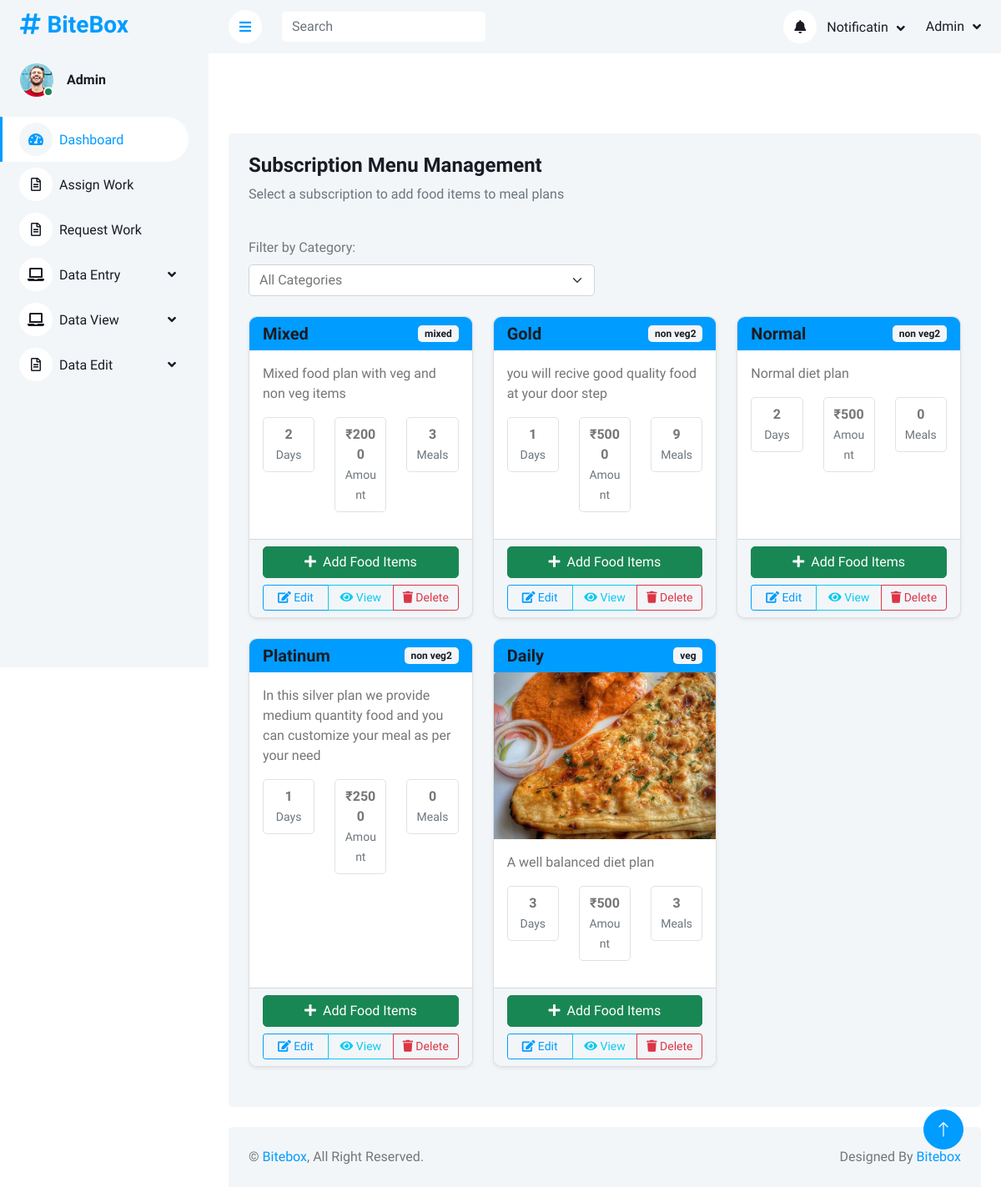
The page /Admin/subscription_selection.php on the database its author committed.
### tables this page shows
CREATE TABLE IF NOT EXISTS `tbl_subscription` (
  `subscriptionid` int NOT NULL AUTO_INCREMENT,
  `subname` varchar(30) NOT NULL,
  `day` decimal(10,0) NOT NULL,
  `amount` int NOT NULL,
  `description` text NOT NULL,
  `categoryid` int NOT NULL,
  `image` varchar(200) NOT NULL,
  PRIMARY KEY (`subscriptionid`)
);

CREATE TABLE IF NOT EXISTS `tbl_category` (
  `categoryid` int NOT NULL AUTO_INCREMENT,
  `category_name` varchar(30) NOT NULL,
  `image` varchar(20) NOT NULL,
  PRIMARY KEY (`categoryid`)
);

### dboperation.php (called while the page is built, shortened)
<?php
class dboperation
{
    public $con,$res;
    function __construct()
    {
        $this->con=mysqli_connect("localhost","root","","db_bitebox");
    }
    public function executequery($sql)
    {
        $this->res=mysqli_query($this->con,$sql);
        return $this->res;
    }
}
?>

### Admin/subscription_selection.php (the view, shortened to what this page needs)
<?php
include('header.php');
include("../dboperation.php");
$obj = new dboperation();
?>
<br><br><br>
<div class="container-fluid pt-4 px-4">
    <div class="row g-4">
        <div class="col-12">
            <div class="bg-light rounded h-100 p-4">
                <div class="d-flex justify-content-between align-items-center mb-4">
                    <div>
                        <h4 class="mb-2">Subscription Menu Management</h4>
                        <p class="text-muted">Select a subscription to add food items to meal plans</p>
                    </div>
                </div>
                <div class="row mb-4">
                    <div class="col-md-6">
                        <label for="categoryFilter" class="form-label">Filter by Category:</label>
                        <select class="form-select" id="categoryFilter" onchange="filterByCategory()">
                            <option value="">All Categories</option>
                        </select>
                    </div>
                </div>
                <div class="row" id="subscriptionsContainer">
                    <?php
                    $subscriptionsQuery = "SELECT s.*, c.category_name
                                          FROM tbl_subscription s
                                          JOIN tbl_category c ON s.categoryid = c.categoryid
                                          ORDER BY s.categoryid, s.subname";
                    $subscriptions = $obj->executequery($subscriptionsQuery);
                    while($subscription = mysqli_fetch_assoc($subscriptions)) {
                        $mealCountQuery = "SELECT COUNT(*) as meal_count FROM tbl_mealplandetails WHERE subscriptionid = ".$subscription['subscriptionid'];
                        $mealCountResult = $obj->executequery($mealCountQuery);
                        $mealCount = mysqli_fetch_assoc($mealCountResult)['meal_count'];
                    ?>
                    <div class="col-lg-4 col-md-6 mb-4 subscription-card" data-category="<?php echo $subscription['categoryid']; ?>">
                        <div class="card h-100 shadow-sm">
                            <div class="card-header bg-primary text-white">
                                <div class="d-flex justify-content-between align-items-center">
                                    <h5 class="mb-0"><?php echo htmlspecialchars($subscription['subname']); ?></h5>
                                    <span class="badge bg-light text-dark"><?php echo $subscription['category_name']; ?></span>
                                </div>
                            </div>
                            <?php if(!empty($subscription['image'])) { ?>
                            <img src="../uploads/<?php echo htmlspecialchars($subscription['image']); ?>"
                                 class="card-img-top"
                                 style="height: 200px; object-fit: cover;"
                                 alt="<?php echo htmlspecialchars($subscription['subname']); ?>"
                                 onerror="this.style.display='none';">
                            <?php } ?>
                            <div class="card-body">
                                <p class="card-text"><?php echo htmlspecialchars($subscription['description']); ?></p>
                                <div class="row text-center mb-3">
                                    <div class="col-4">
                                        <div class="border rounded p-2">
                                            <strong><?php echo $subscription['day']; ?></strong>
                                            <br><small class="text-muted">Days</small>
                                        </div>
                                    </div>
                                    <div class="col-4">
                                        <div class="border rounded p-2">
                                            <strong>₹<?php echo $subscription['amount']; ?></strong>
                                            <br><small class="text-muted">Amount</small>
                                        </div>
                                    </div>
                                    <div class="col-4">
                                        <div class="border rounded p-2">
                                            <strong><?php echo $mealCount; ?></strong>
                                            <br><small class="text-muted">Meals</small>
                                        </div>
                                    </div>
                                </div>
                            </div>
                            <div class="card-footer bg-light">
                                <div class="d-grid gap-2">
                                    <a href="food_add_sub.php?subscriptionid=<?php echo $subscription['subscriptionid']; ?>"
                                       class="btn btn-success">
                                        <i class="fa fa-plus me-2"></i>Add Food Items
                                    </a>
                                    <div class="btn-group">
                                        <a href="subscriptionedit.php?subscriptionid=<?php echo $subscription['subscriptionid']; ?>"
                                           class="btn btn-outline-primary btn-sm">
                                            <i class="fa fa-edit"></i> Edit
                                        </a>
                                        <button type="button" class="btn btn-outline-info btn-sm"
                                                onclick="viewDetails(<?php echo $subscription['subscriptionid']; ?>)">
                                            <i class="fa fa-eye"></i> View
                                        </button>
                                        <a href="subscriptiondelete.php?did=<?php echo $subscription['subscriptionid']; ?>"
                                           class="btn btn-outline-danger btn-sm"
                                           onclick="return confirm('Are you sure you want to delete this subscription?')">
                                            <i class="fa fa-trash"></i> Delete
                                        </a>
                                    </div>
                                </div>
                            </div>
                        </div>
                    </div>
                    <?php } ?>
                </div>
            </div>
        </div>
    </div>
</div>
<?php include('footer.php'); ?>

### Admin/css/style.css (style rules this page uses)
:root { --primary: #009CFF; --light: #F3F6F9; --dark: #191C24; }
.btn { transition: .5s; }

### Admin/subscription_selection.php (style rules this page uses)
.subscription-card { transition: transform 0.2s ease; }
.card { border-radius: 10px; overflow: hidden; }
.card-header { border-bottom: none; }
.btn-group .btn { flex: 1; }

### rows shown on the page
tbl_subscription: subname "Mixed", categoryid.category_name "mixed", description "Mixed food plan with veg and non veg items", day "2", amount "2000", mealCount "3"
tbl_subscription: subname "Gold", categoryid.category_name "non veg2", description "you will recive good quality food at your door step", day "1", amount "5000", mealCount "9"
tbl_subscription: subname "Normal", categoryid.category_name "non veg2", description "Normal diet plan", day "2", amount "500", mealCount "0"
tbl_subscription: subname "Platinum", categoryid.category_name "non veg2", description "In this silver plan we provide medium quantity food and you can customize your meal as per your need", day "1", amount "2500", mealCount "0"
tbl_subscription: subname "Daily", categoryid.category_name "veg", image (picture), description "A well balanced diet plan", day "3", amount "500", mealCount "3"
